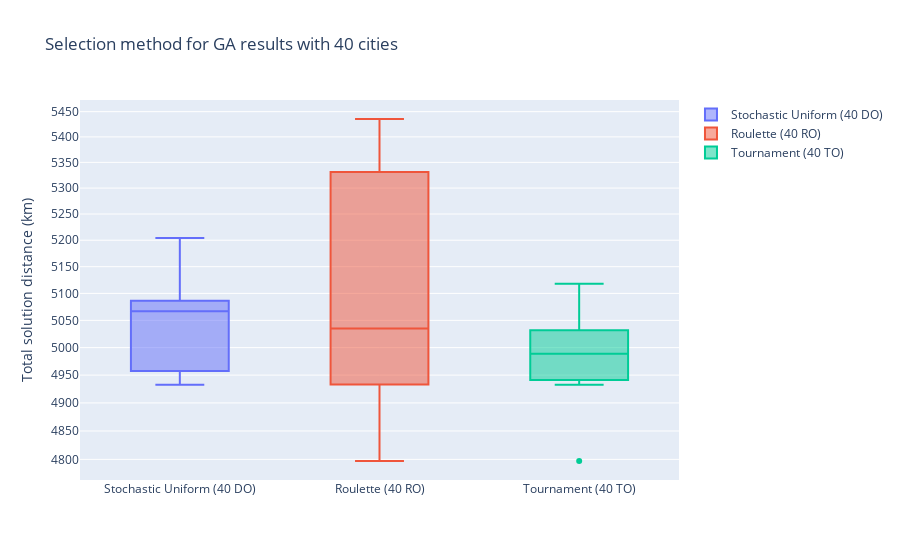

Notebook code for this chart:
### Code cell
data = [go.Box(y = dfs[2][col], name = name) for col, name in zip(col_40_cities, names_40)]

layout = go.Layout(
    title = "Selection method for GA results with 40 cities",
    yaxis_title = 'Total solution distance (km)',
    yaxis = dict(
        type = 'log',
        autorange = True
    )
)

plotly.offline.iplot({'data':data, 'layout':layout})

### Figure 1 — Plotly figure (JSON) as saved in the notebook; plotly's stock layout.template omitted (floating-point values rounded to 4 significant figures)
{"data": [{"name": "Stochastic Uniform\n(40 DO)", "type": "box", "y": [5132.0, 5065.0, 5204.0, 5086.0, 5069.0, 5078.0, 4957.0, 4932.0, 5036.0, 4951.0]}, {"name": "Roulette\n(40 RO)", "type": "box", "y": [5331.0, 5043.0, 5356.0, 5027.0, 4797.0, 5435.0, 4933.0, 4952.0, 5258.0, 4838.0]}, {"name": "Tournament\n(40 TO)", "type": "box", "y": [4986.0, 5032.0, 5049.0, 4941.0, 4991.0, 5118.0, 4933.0, 5026.0, 4797.0, 4986.0]}], "layout": {"autosize": true, "title": {"text": "Selection method for GA results with 40 cities"}, "xaxis": {"autorange": true, "range": [-0.5, 2.5], "type": "category"}, "yaxis": {"autorange": true, "range": [3.678, 3.738], "title": {"text": "Total solution distance (km)"}, "type": "log"}}}
